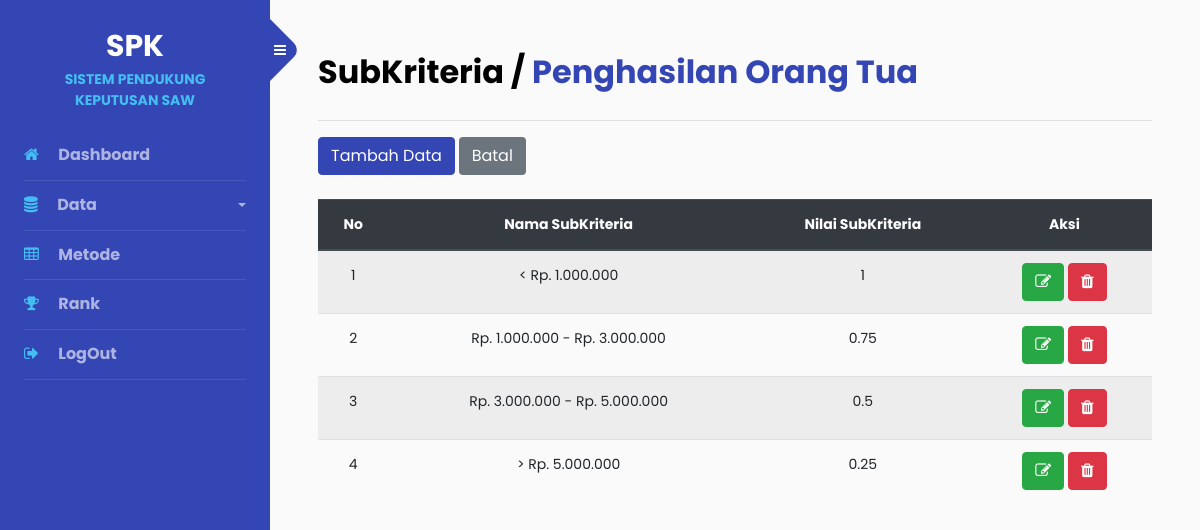
/admin/subkriteria.php?id_kriteria=11 (signed in), run on the app's committed database.
### tables this page shows
CREATE TABLE `tbl_kriteria` (
  `id_kriteria` int(11) NOT NULL,
  `nama_kriteria` varchar(30) NOT NULL,
  `bobot_kriteria` double NOT NULL,
  `tipe_kriteria` varchar(10) NOT NULL
);

CREATE TABLE `tbl_subkriteria` (
  `id_subkriteria` int(11) NOT NULL,
  `id_kriteria` int(11) NOT NULL,
  `nama_subkriteria` varchar(50) NOT NULL,
  `nilai_subkriteria` double NOT NULL
);

### admin/subkriteria.php (the view, shortened to what this page needs)
<?php
include "header.php";
$query = "SELECT * FROM tbl_kriteria WHERE id_kriteria='$_GET[id_kriteria]'";
$stm = $conn->query($query);
$data = $stm->fetch_assoc();
?>
<h2 class="mb-4 font-weight-bolder">SubKriteria /
    <a href="kriteria.php"><?= $data['nama_kriteria'] ?></a>
</h2>
<hr>
<a href="subkriteria-simpan.php?id_kriteria=<?= $_GET['id_kriteria'] ?>" class="btn btn-primary mb-4"></i>Tambah Data</a>
<a href="kriteria.php" class="btn badge-secondary mb-4">Batal</a>
<table class="table table-striped">
    <thead class="thead-dark">
        <tr>
            <th class="text-center">No</th>
            <th class="text-center">Nama SubKriteria</th>
            <th class="text-center">Nilai SubKriteria</th>
            <th class="text-center">Aksi</th>
        </tr>
    </thead>
    <?php
    $sql = "SELECT * FROM tbl_subkriteria WHERE id_kriteria='$_GET[id_kriteria]' ORDER BY id_subkriteria";
    $stm = $conn->query($sql);
    $no = 1;
    while ($a = $stm->fetch_assoc()) {
    ?>
        <tr>
            <td class="text-center"><?= $no++ ?></td>
            <td class="text-center"><?= $a['nama_subkriteria'] ?></td>
            <td class="text-center"><?= $a['nilai_subkriteria'] ?></td>
            <td class="text-center"><a href="subkriteria-ubah.php?id_kriteria=<?= $a['id_kriteria'] ?>
            &id_subkriteria=<?= $a['id_subkriteria'] ?>" class="btn btn-success"><i class="fa fa-pencil-square-o" aria-hidden="true"></i></a>
                <a href="subkriteria.php?id_kriteria=<?= $a['id_kriteria'] ?>&id_subkriteria=<?= $a['id_subkriteria'] ?>&aksi=hapus" class="btn btn-danger"><i class="fa fa-trash" aria-hidden="true"></i></a>
            </td>
        </tr>
    <?php } ?>
</table>

### data on the page
tbl_kriteria: nama_kriteria "Penghasilan Orang Tua"
tbl_subkriteria: nama_subkriteria "< Rp. 1.000.000", nilai_subkriteria "1"
tbl_subkriteria: nama_subkriteria "Rp. 1.000.000 - Rp. 3.000.000", nilai_subkriteria "0.75"
tbl_subkriteria: nama_subkriteria "Rp. 3.000.000 - Rp. 5.000.000", nilai_subkriteria "0.5"
tbl_subkriteria: nama_subkriteria "> Rp. 5.000.000", nilai_subkriteria "0.25"
